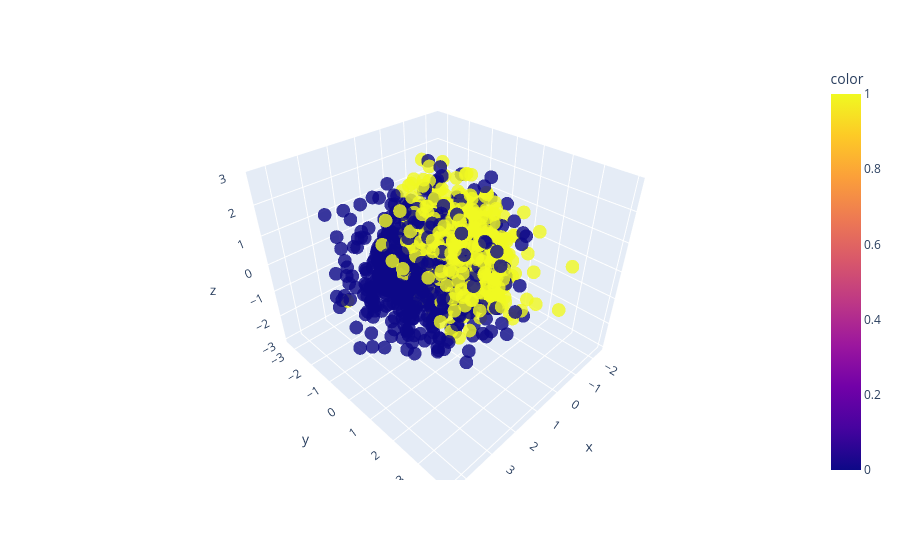

The notebook cell saved with this chart:
### Markdown cell above
PCA

### Code cell
import plotly.express as px
from sklearn.datasets import make_classification

# PCA
X, y = make_classification(
    n_features=8,
    n_classes=2,
    n_samples=1500,
    n_informative=2,
    random_state=5,
    n_clusters_per_class=1,
)


fig = px.scatter_3d(x=X[:, 0], y=X[:, 1], z=X[:, 2], color=y, opacity=0.8)
fig.show()

### Figure 1 — Plotly figure (JSON) as saved in the notebook; plotly's stock layout.template omitted (floating-point values rounded to 4 significant figures; data arrays with more than 128 entries replaced by an {"elided": "..."} marker saying what was removed)
{"data": [{"hovertemplate": "x=%{x}<br>y=%{y}<br>z=%{z}<br>color=%{marker.color}<extra></extra>", "legendgroup": "", "marker": {"color": {"elided": "1500 int values"}, "coloraxis": "coloraxis", "opacity": 0.8, "symbol": "circle"}, "mode": "markers", "name": "", "scene": "scene", "showlegend": false, "type": "scatter3d", "x": {"elided": "1500 float values"}, "y": {"elided": "1500 float values"}, "z": {"elided": "1500 float values"}}], "layout": {"coloraxis": {"colorbar": {"title": {"text": "color"}}, "colorscale": [[0, "#0d0887"], [0.1111, "#46039f"], [0.2222, "#7201a8"], [0.3333, "#9c179e"], [0.4444, "#bd3786"], [0.5556, "#d8576b"], [0.6667, "#ed7953"], [0.7778, "#fb9f3a"], [0.8889, "#fdca26"], [1, "#f0f921"]]}, "legend": {"tracegroupgap": 0}, "margin": {"t": 60}, "scene": {"domain": {"x": [0, 1], "y": [0, 1]}, "xaxis": {"title": {"text": "x"}}, "yaxis": {"title": {"text": "y"}}, "zaxis": {"title": {"text": "z"}}}}}
